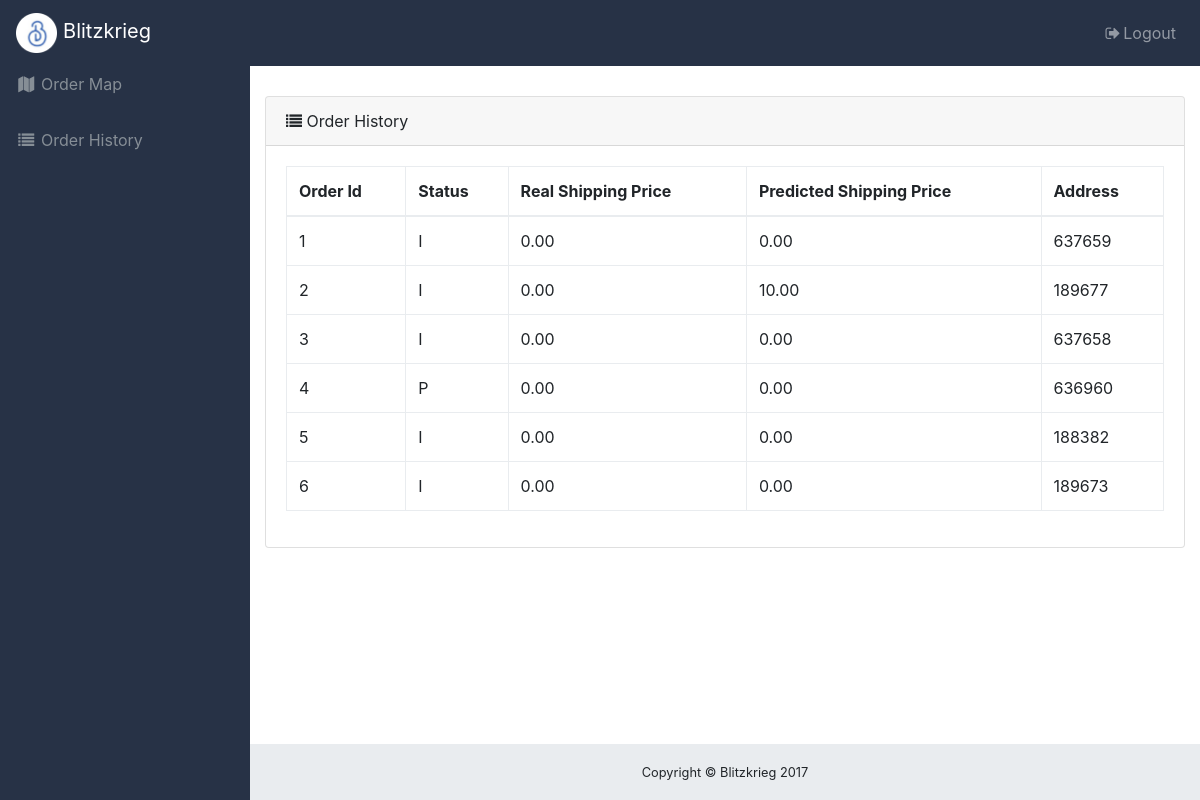
Page /history/ on the earlier database version.
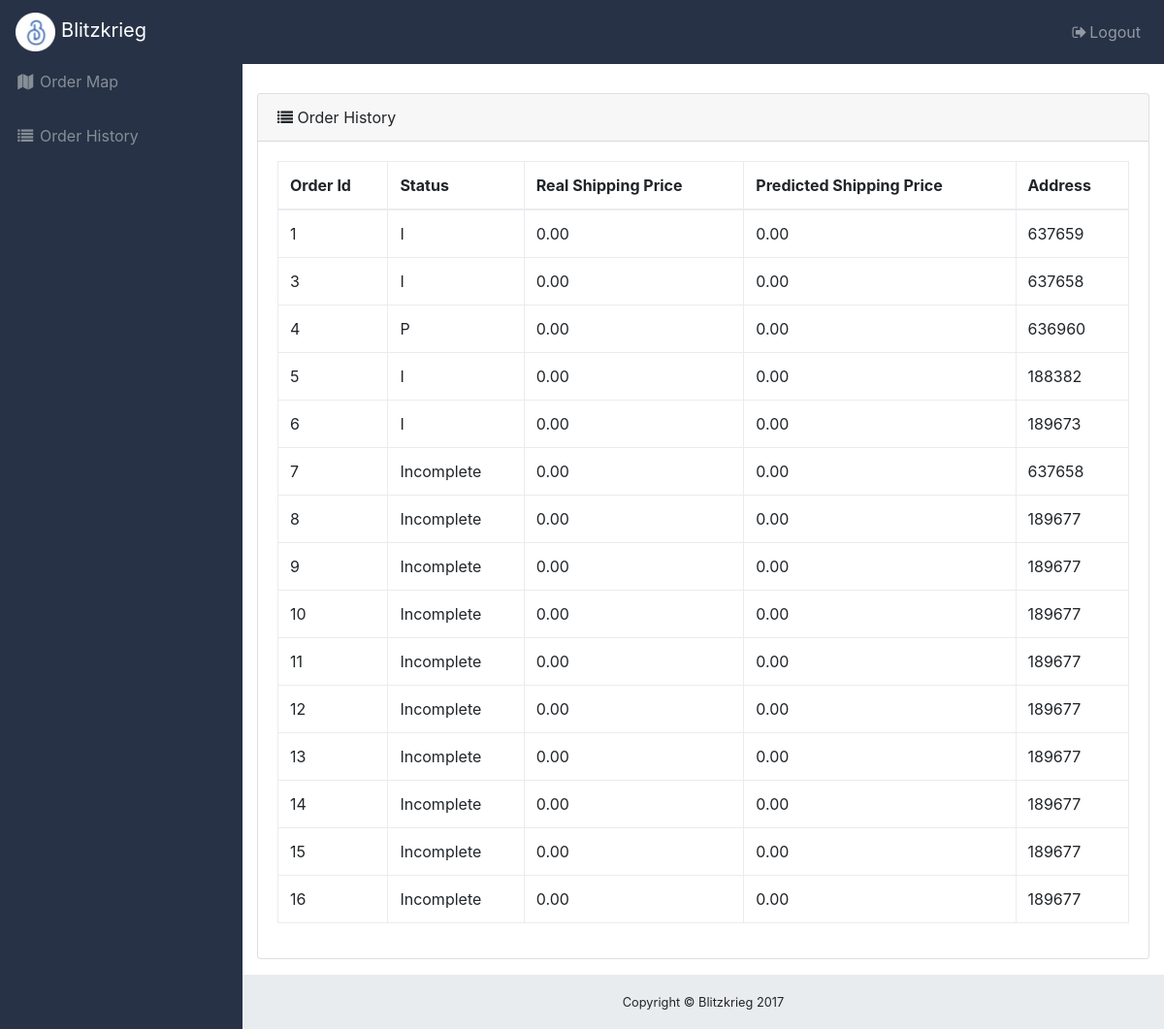
Same page on the later database version.
### v1/models.py (models this page shows)
class Order(models.Model):
    PROGRESS_STATUS_OPTIONS = (
        ('Incomplete', 'Incomplete'),
        ('In Progress', 'In Progress'),
        ('Complete', 'Complete'),
    )
    price = models.DecimalField(max_digits=20,decimal_places=2)
    status = models.CharField(max_length=15, choices=PROGRESS_STATUS_OPTIONS)
    realShippingPrice = models.DecimalField(max_digits=10,decimal_places=2,default=0)
    premiumShippingPrice = models.DecimalField(max_digits=10,decimal_places=2, default=0)
    predictedShippingPrice = models.DecimalField(max_digits=10,decimal_places=2,default=0)
    userOrdered = models.ManyToManyField(User, blank=True)
    address = models.TextField()
    items = models.ManyToManyField(Item,blank=True)

### v1/views.py (the view)
# urls.py: url(r'^history/',OrderHistoryView.as_view(),name="history"),
class OrderHistoryView(ListView):
    template_name = "v1/history.html"
    model = Order

### v1/templates/v1/history.html (shortened to what this page needs)
{%load static%}
<!DOCTYPE html>
<html lang="en">
<head>
  <link href="{% get_static_prefix %}/vendor/bootstrap/css/bootstrap.min.css" rel="stylesheet">
  <link href="{% get_static_prefix %}/vendor/font-awesome/css/font-awesome.min.css" rel="stylesheet" type="text/css">
  <link href="{% get_static_prefix %}/vendor/datatables/dataTables.bootstrap4.css" rel="stylesheet">
  <link href="{% get_static_prefix %}/css/sb-admin.css" rel="stylesheet">
  <link href="{% get_static_prefix %}/css/style.css" rel="stylesheet">
</head>
<body class="fixed-nav sticky-footer bg-dark" id="page-top">
  <nav class="navbar navbar-expand-lg navbar-dark bg-dark fixed-top" id="mainNav">
    <a class="navbar-brand" href="{% url 'dashboard' %}"><img class="logo" src="{% get_static_prefix %}/images/icon.png">&nbsp;Blitzkrieg</a>
    <div class="collapse navbar-collapse" id="navbarResponsive">
      <ul class="navbar-nav navbar-sidenav" id="exampleAccordion">
        <li class="nav-item" data-toggle="tooltip" data-placement="right" title="Dashboard">
          <a class="nav-link" href="{% url 'dashboard' %}">
            <i class="fa fa-fw fa-map"></i>
            <span class="nav-link-text">Order Map</span>
          </a>
        </li>
        <li class="nav-item" data-toggle="tooltip" data-placement="right" title="History">
          <a class="nav-link" href="{%url 'history' %}">
            <i class="fa fa-fw fa-list"></i>
            <span class="nav-link-text">Order History</span>
          </a>
        </li>
      </ul>
      <ul class="navbar-nav ml-auto">
        <li class="nav-item">
          <a class="nav-link" data-toggle="modal" data-target="#logoutModal">
            <i class="fa fa-fw fa-sign-out"></i>Logout</a>
        </li>
      </ul>
    </div>
  </nav>
  <div class="content-wrapper">
    <div class="container-fluid">
      <br/>
        <div class="card mb-3">
        <div class="card-header">
          <i class="fa fa-list"></i>&nbsp;Order History</div>
        <div class="card-body">
          <div class="table-responsive">
            <table class="table table-bordered" id="dataTable" width="100%" cellspacing="0">
              <thead>
                <tr>
                  <th>Order Id</th>
                  <th>Status</th>
                  <th>Real Shipping Price</th>
                  <th>Predicted Shipping Price</th>
                  <th>Address</th>
                </tr>
              </thead>
              <tbody>
               {% for order in object_list %}
                <tr>
                  <td>{{order.id}}</td>
                  <td>{{order.status}}</td>
                  <td>{{order.realShippingPrice}}</td>
                  <td>{{order.predictedShippingPrice}}</td>
                  <td>{{order.address}}</td>
                </tr>
               {% endfor %}
              </tbody>
            </table>
          </div>
        </div>
      </div>
      </div>
    </div>
    <footer class="sticky-footer">
      <div class="container">
        <div class="text-center">
          <small>Copyright © Blitzkrieg 2017</small>
        </div>
      </div>
    </footer>
</body>
</html>

Differences in the rows shown:
removed Order: id "2", status "I", realShippingPrice "0.00", predictedShippingPrice "10.00", address "189677"
added Order: id "7", status "Incomplete", realShippingPrice "0.00", predictedShippingPrice "0.00", address "637658"
added Order: id "8", status "Incomplete", realShippingPrice "0.00", predictedShippingPrice "0.00", address "189677"
added Order: id "9", status "Incomplete", realShippingPrice "0.00", predictedShippingPrice "0.00", address "189677"
added Order: id "10", status "Incomplete", realShippingPrice "0.00", predictedShippingPrice "0.00", address "189677"
added Order: id "11", status "Incomplete", realShippingPrice "0.00", predictedShippingPrice "0.00", address "189677"
added Order: id "12", status "Incomplete", realShippingPrice "0.00", predictedShippingPrice "0.00", address "189677"
added Order: id "13", status "Incomplete", realShippingPrice "0.00", predictedShippingPrice "0.00", address "189677"
added Order: id "14", status "Incomplete", realShippingPrice "0.00", predictedShippingPrice "0.00", address "189677"
added Order: id "15", status "Incomplete", realShippingPrice "0.00", predictedShippingPrice "0.00", address "189677"
added Order: id "16", status "Incomplete", realShippingPrice "0.00", predictedShippingPrice "0.00", address "189677"
